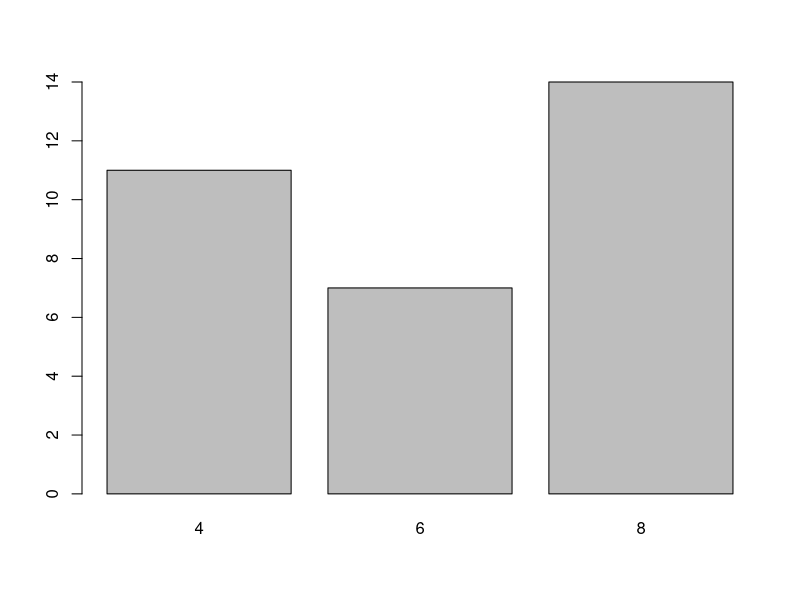
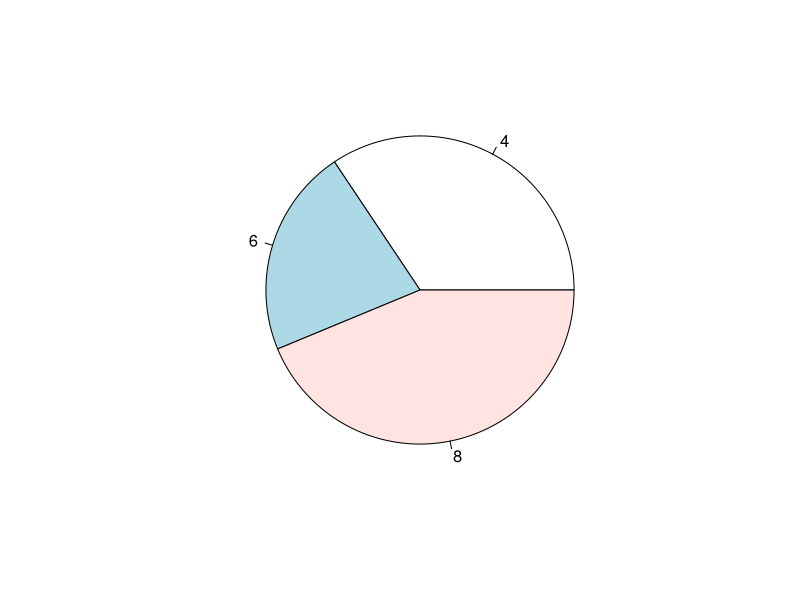
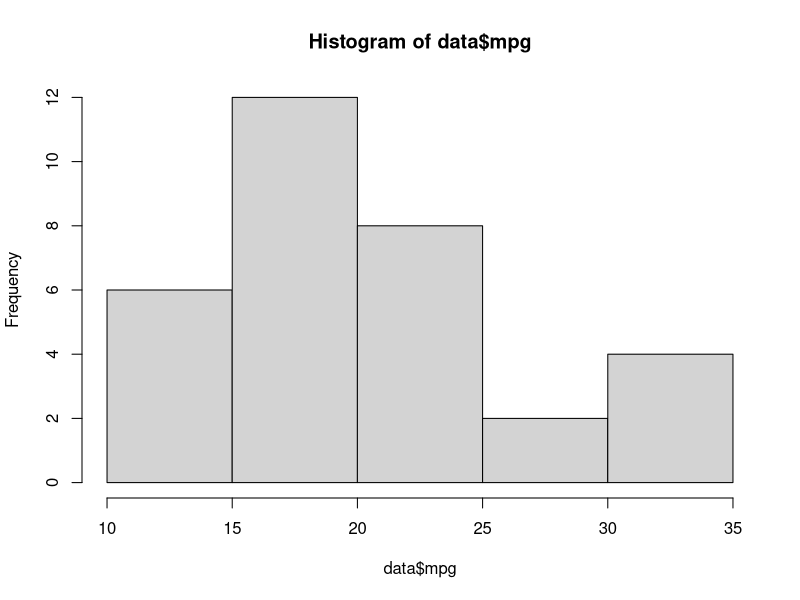
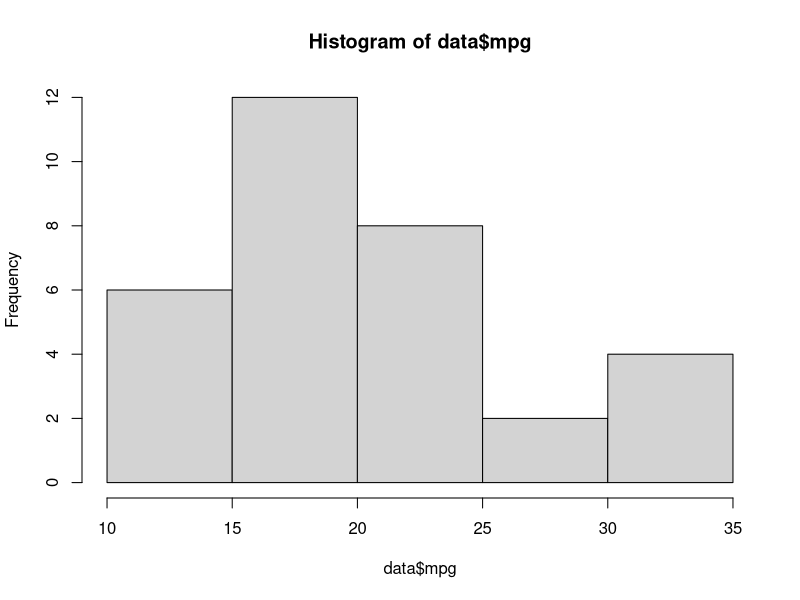

R code for these plots, in order:
#Codigo para problema 2 

mis_dades <- mtcars
x <- mis_dades$cyl

#frecuancia absoluta... frequencia?
ni <- table(x)
barplot(ni)

#frecuancia relativa... frequencia?
fi <- ni/length(x)
pie(fi)

#freqüència acumulada
Fi <- cumsum(ni)
Fi
fi
Fi

#AIXO ES PREGUNTA SEGUR
ni <- table(x)
fi <- ni/length(x)
Ni <- cumsum(ni)
Fi <- cumsum(fi)
cbind(ni,fi,Ni,Fi)
data <- mis_dades
hist(data$mpg)


#resposta a la pregunta... por fin
mis_dades$mpg
x <- cut(mis_dades$mpg, 10)
ni <- table(x)
fi <- ni/length(x)
Ni <- cumsum(ni)
Fi <- cumsum(fi)
cbind(ni,fi,Ni,Fi)

data <- mis_dades
hist(data$mpg)
#Codigo para problema 2
